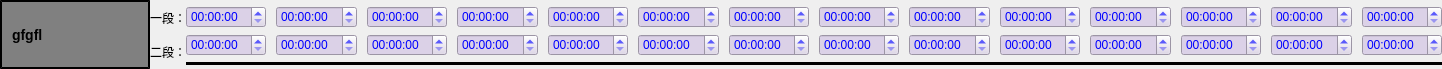
<?xml version="1.0" encoding="UTF-8"?>
<ui version="4.0">
 <class>TimerFrameItem1</class>
 <widget class="QWidget" name="TimerFrameItem1">
  <property name="geometry">
   <rect>
    <x>0</x>
    <y>0</y>
    <width>1442</width>
    <height>69</height>
   </rect>
  </property>
  <property name="sizePolicy">
   <sizepolicy hsizetype="Preferred" vsizetype="Fixed">
    <horstretch>0</horstretch>
    <verstretch>0</verstretch>
   </sizepolicy>
  </property>
  <property name="windowTitle">
   <string>Form</string>
  </property>
  <property name="styleSheet">
   <string notr="true">QTimeEdit{
background-color: rgb(219, 209, 231);
color:blue;
	font: 75 14pt &quot;宋体&quot;;
}</string>
  </property>
  <layout class="QHBoxLayout" name="horizontalLayout">
   <property name="spacing">
    <number>0</number>
   </property>
   <property name="leftMargin">
    <number>0</number>
   </property>
   <property name="topMargin">
    <number>0</number>
   </property>
   <property name="rightMargin">
    <number>0</number>
   </property>
   <property name="bottomMargin">
    <number>0</number>
   </property>
   <item>
    <widget class="QLabel" name="labelGroupName">
     <property name="minimumSize">
      <size>
       <width>150</width>
       <height>0</height>
      </size>
     </property>
     <property name="maximumSize">
      <size>
       <width>150</width>
       <height>16777215</height>
      </size>
     </property>
     <property name="styleSheet">
      <string notr="true">
font: 75 12pt &quot;微软雅黑&quot;;
 background-color: gray;
    border-style: outset;
    border-width: 2px;

    border-color: black;
    font: bold 14px;
    padding: 6px;</string>
     </property>
     <property name="text">
      <string>gfgfl</string>
     </property>
    </widget>
   </item>
   <item>
    <layout class="QVBoxLayout" name="verticalLayout_2">
     <item>
      <widget class="QLabel" name="label">
       <property name="sizePolicy">
        <sizepolicy hsizetype="Fixed" vsizetype="Preferred">
         <horstretch>0</horstretch>
         <verstretch>0</verstretch>
        </sizepolicy>
       </property>
       <property name="minimumSize">
        <size>
         <width>36</width>
         <height>0</height>
        </size>
       </property>
       <property name="maximumSize">
        <size>
         <width>36</width>
         <height>16777215</height>
        </size>
       </property>
       <property name="text">
        <string>一段：</string>
       </property>
      </widget>
     </item>
     <item>
      <widget class="QLabel" name="label_2">
       <property name="sizePolicy">
        <sizepolicy hsizetype="Fixed" vsizetype="Preferred">
         <horstretch>0</horstretch>
         <verstretch>0</verstretch>
        </sizepolicy>
       </property>
       <property name="minimumSize">
        <size>
         <width>36</width>
         <height>0</height>
        </size>
       </property>
       <property name="maximumSize">
        <size>
         <width>36</width>
         <height>16777215</height>
        </size>
       </property>
       <property name="text">
        <string>二段：</string>
       </property>
      </widget>
     </item>
    </layout>
   </item>
   <item>
    <layout class="QVBoxLayout" name="verticalLayout">
     <property name="spacing">
      <number>5</number>
     </property>
     <property name="leftMargin">
      <number>0</number>
     </property>
     <property name="topMargin">
      <number>5</number>
     </property>
     <property name="rightMargin">
      <number>0</number>
     </property>
     <property name="bottomMargin">
      <number>0</number>
     </property>
     <item>
      <layout class="QHBoxLayout" name="horizontalLayout_2">
       <property name="spacing">
        <number>10</number>
       </property>
       <property name="leftMargin">
        <number>0</number>
       </property>
       <property name="topMargin">
        <number>0</number>
       </property>
       <property name="rightMargin">
        <number>0</number>
       </property>
       <property name="bottomMargin">
        <number>0</number>
       </property>
       <item>
        <widget class="QTimeEdit" name="timeEdit1_1"/>
       </item>
       <item>
        <widget class="QTimeEdit" name="timeEdit2_1"/>
       </item>
       <item>
        <widget class="QTimeEdit" name="timeEdit3_1"/>
       </item>
       <item>
        <widget class="QTimeEdit" name="timeEdit4_1"/>
       </item>
       <item>
        <widget class="QTimeEdit" name="timeEdit5_1"/>
       </item>
       <item>
        <widget class="QTimeEdit" name="timeEdit6_1"/>
       </item>
       <item>
        <widget class="QTimeEdit" name="timeEdit7_1"/>
       </item>
       <item>
        <widget class="QTimeEdit" name="timeEdit8_1"/>
       </item>
       <item>
        <widget class="QTimeEdit" name="timeEdit9_1"/>
       </item>
       <item>
        <widget class="QTimeEdit" name="timeEdit10_1"/>
       </item>
       <item>
        <widget class="QTimeEdit" name="timeEdit11_1"/>
       </item>
       <item>
        <widget class="QTimeEdit" name="timeEdit12_1"/>
       </item>
       <item>
        <widget class="QTimeEdit" name="timeEdit13_1"/>
       </item>
       <item>
        <widget class="QTimeEdit" name="timeEdit14_1"/>
       </item>
      </layout>
     </item>
     <item>
      <layout class="QHBoxLayout" name="horizontalLayout_3">
       <property name="spacing">
        <number>10</number>
       </property>
       <property name="leftMargin">
        <number>0</number>
       </property>
       <property name="topMargin">
        <number>0</number>
       </property>
       <property name="rightMargin">
        <number>0</number>
       </property>
       <property name="bottomMargin">
        <number>0</number>
       </property>
       <item>
        <widget class="QTimeEdit" name="timeEdit1_2">
         <property name="styleSheet">
          <string notr="true"/>
         </property>
        </widget>
       </item>
       <item>
        <widget class="QTimeEdit" name="timeEdit2_2"/>
       </item>
       <item>
        <widget class="QTimeEdit" name="timeEdit3_2"/>
       </item>
       <item>
        <widget class="QTimeEdit" name="timeEdit4_2"/>
       </item>
       <item>
        <widget class="QTimeEdit" name="timeEdit5_2"/>
       </item>
       <item>
        <widget class="QTimeEdit" name="timeEdit6_2"/>
       </item>
       <item>
        <widget class="QTimeEdit" name="timeEdit7_2"/>
       </item>
       <item>
        <widget class="QTimeEdit" name="timeEdit8_2"/>
       </item>
       <item>
        <widget class="QTimeEdit" name="timeEdit9_2"/>
       </item>
       <item>
        <widget class="QTimeEdit" name="timeEdit10_2"/>
       </item>
       <item>
        <widget class="QTimeEdit" name="timeEdit11_2"/>
       </item>
       <item>
        <widget class="QTimeEdit" name="timeEdit12_2"/>
       </item>
       <item>
        <widget class="QTimeEdit" name="timeEdit13_2"/>
       </item>
       <item>
        <widget class="QTimeEdit" name="timeEdit14_2"/>
       </item>
      </layout>
     </item>
     <item>
      <widget class="Line" name="line_2">
       <property name="styleSheet">
        <string notr="true">background-color: rgb(0, 0, 0);</string>
       </property>
       <property name="orientation">
        <enum>Qt::Horizontal</enum>
       </property>
      </widget>
     </item>
    </layout>
   </item>
  </layout>
 </widget>
 <resources/>
 <connections/>
</ui>
